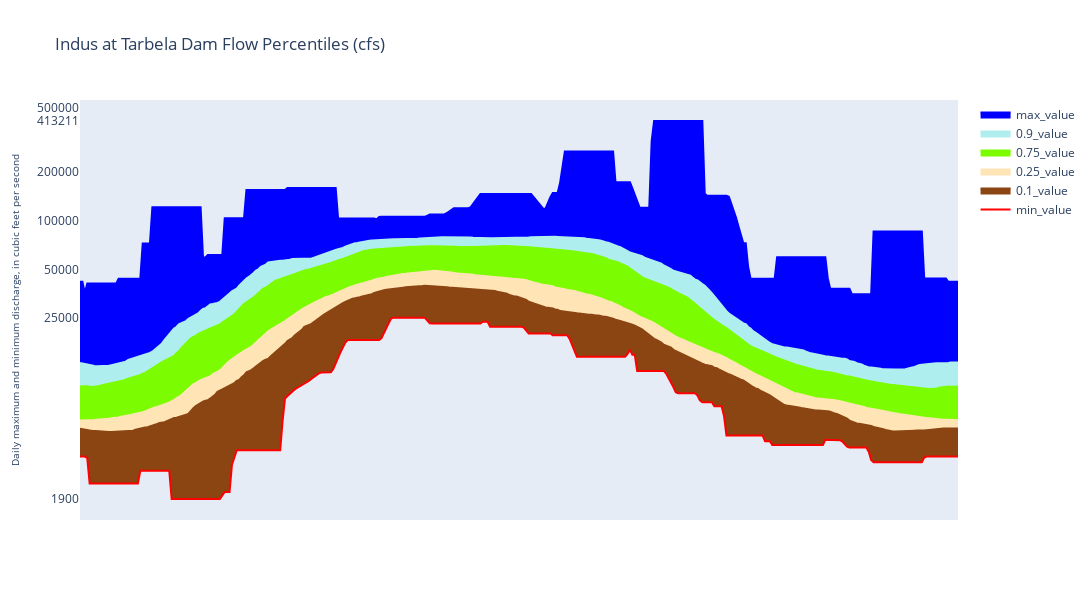

The cell this chart's notebook holds for it:
### Markdown cell above
The Plot with ticks modified

### Code cell
# Get the data
Plot_dataframe = create_percentile_dataframe(station="jhelum_at_mangla")

# set the index from 1 to 365
Plot_dataframe = Plot_dataframe.set_index(pd.Index(range(1, 366)))

# Create the traces

traces = []
fill_colors = ['brown', 'saddlebrown', 'moccasin', 'lawngreen','paleturquoise','blue']

for j, col in enumerate(Plot_dataframe.columns):
    fill = 'tonexty' if j > 0 else 'none'
    fillcolor = fill_colors[j] if j < len(fill_colors) else None
    linecolor = 'red' if j == 0 else fillcolor
    traces.append(go.Scatter(
        x=Plot_dataframe.index,
        y=Plot_dataframe.iloc[:, j],
        name=col,
        fill=fill,
        fillcolor=fillcolor,
        line=dict(color=linecolor)
    ))

# Set the layout
layout = go.Layout(
    width=1200,
    height=600,
    title='Indus at Tarbela Dam Flow Percentiles (cfs)',
    xaxis=dict(title='', showticklabels=False, showgrid=False),

    yaxis=dict(
        title='Daily maximum and minimum discharge, in cubic feet per second',
        tickmode='array',
        tickformat='.0f',
        tickvals=[Plot_dataframe.iloc[:, 0].min(), 25000, 50000,100000,200000, 500000, Plot_dataframe.iloc[:, -1].max()],
        type='log',
        tick0=Plot_dataframe.iloc[:, 0].min(),
        dtick=(Plot_dataframe.iloc[:, -1].max() - Plot_dataframe.iloc[:, 0].min()) / 10,
        showgrid=False,
        titlefont=dict(size=10)
    )
)

# Create the figure
fig = go.Figure(data=traces, layout=layout)

# Show the figure
pio.show(fig)

### Figure 1 — Plotly figure (JSON) as saved in the notebook; plotly's stock layout.template omitted (floating-point values rounded to 4 significant figures; data arrays with more than 128 entries replaced by an {"elided": "..."} marker saying what was removed)
{"data": [{"fill": "none", "fillcolor": "brown", "line": {"color": "red"}, "name": "min_value", "type": "scatter", "x": {"elided": "365 int values"}, "y": {"elided": "365 float values"}}, {"fill": "tonexty", "fillcolor": "saddlebrown", "line": {"color": "saddlebrown"}, "name": "0.1_value", "type": "scatter", "x": {"elided": "365 int values"}, "y": {"elided": "365 float values"}}, {"fill": "tonexty", "fillcolor": "moccasin", "line": {"color": "moccasin"}, "name": "0.25_value", "type": "scatter", "x": {"elided": "365 int values"}, "y": {"elided": "365 float values"}}, {"fill": "tonexty", "fillcolor": "lawngreen", "line": {"color": "lawngreen"}, "name": "0.75_value", "type": "scatter", "x": {"elided": "365 int values"}, "y": {"elided": "365 float values"}}, {"fill": "tonexty", "fillcolor": "paleturquoise", "line": {"color": "paleturquoise"}, "name": "0.9_value", "type": "scatter", "x": {"elided": "365 int values"}, "y": {"elided": "365 float values"}}, {"fill": "tonexty", "fillcolor": "blue", "line": {"color": "blue"}, "name": "max_value", "type": "scatter", "x": {"elided": "365 int values"}, "y": {"elided": "365 float values"}}], "layout": {"height": 600, "title": {"text": "Indus at Tarbela Dam Flow Percentiles (cfs)"}, "width": 1200, "xaxis": {"showgrid": false, "showticklabels": false, "title": {"text": ""}}, "yaxis": {"dtick": 41130.0, "showgrid": false, "tick0": 1900.0, "tickformat": ".0f", "tickmode": "array", "tickvals": [1900.0, 25000, 50000, 100000, 200000, 500000, 413200.0], "title": {"font": {"size": 10}, "text": "Daily maximum and minimum discharge, in cubic feet per second"}, "type": "log"}}}
